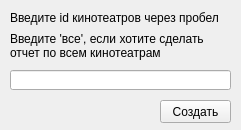
<?xml version="1.0" encoding="UTF-8"?>
<ui version="4.0">
 <class>Form</class>
 <widget class="QWidget" name="Form">
  <property name="geometry">
   <rect>
    <x>0</x>
    <y>0</y>
    <width>241</width>
    <height>130</height>
   </rect>
  </property>
  <property name="windowTitle">
   <string>Form</string>
  </property>
  <widget class="QLabel" name="label">
   <property name="geometry">
    <rect>
     <x>10</x>
     <y>10</y>
     <width>211</width>
     <height>16</height>
    </rect>
   </property>
   <property name="text">
    <string>Введите id кинотеатров через пробел</string>
   </property>
  </widget>
  <widget class="QLabel" name="label_2">
   <property name="geometry">
    <rect>
     <x>10</x>
     <y>30</y>
     <width>221</width>
     <height>31</height>
    </rect>
   </property>
   <property name="text">
    <string>Введите 'все', если хотите сделать отчет по всем кинотеатрам</string>
   </property>
   <property name="wordWrap">
    <bool>true</bool>
   </property>
  </widget>
  <widget class="QLineEdit" name="cinema_labels">
   <property name="geometry">
    <rect>
     <x>10</x>
     <y>70</y>
     <width>221</width>
     <height>20</height>
    </rect>
   </property>
  </widget>
  <widget class="QPushButton" name="save_report_button">
   <property name="geometry">
    <rect>
     <x>160</x>
     <y>100</y>
     <width>71</width>
     <height>23</height>
    </rect>
   </property>
   <property name="text">
    <string>Создать</string>
   </property>
  </widget>
  <widget class="QLabel" name="feedback_label">
   <property name="geometry">
    <rect>
     <x>10</x>
     <y>100</y>
     <width>141</width>
     <height>21</height>
    </rect>
   </property>
   <property name="text">
    <string/>
   </property>
  </widget>
 </widget>
 <resources/>
 <connections/>
</ui>
